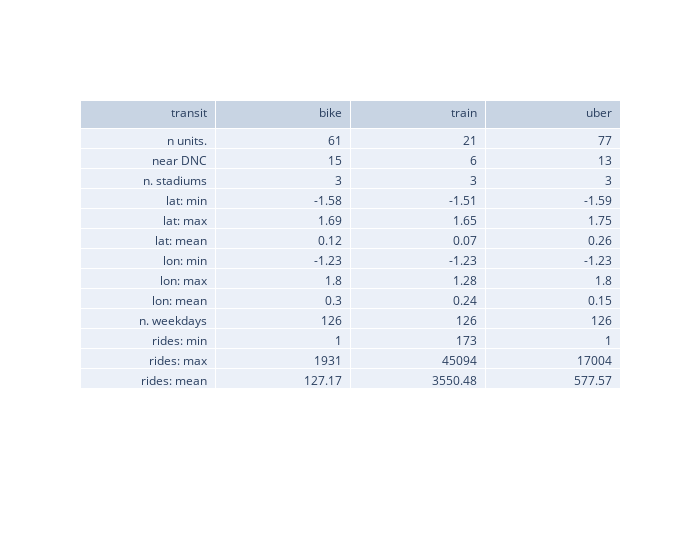

Write notebook code for a chart like this one.
### Code cell
plot_data = pd.concat([spacelike_stats(tract_panel), timelike_stats(tract_panel)])
plot_data
fig = go.Figure(data=[go.Table(
    header=dict(values=['transit'] + list(plot_data.columns),
                align='right'),
    cells=dict(values=[plot_data.index, plot_data.bike, plot_data.train, plot_data.uber],
               align='right'))
])
fig.update_layout(width=700)
fig.show()

### Figure 1 — Plotly figure (JSON) as saved in the notebook; plotly's stock layout.template omitted (floating-point values rounded to 4 significant figures)
{"data": [{"cells": {"align": "right", "values": [["n units.", "near DNC", "n. stadiums", "lat: min", "lat: max", "lat: mean", "lon: min", "lon: max", "lon: mean", "n. weekdays", "rides: min", "rides: max", "rides: mean"], [61, 15, 3, -1.58, 1.69, 0.12, -1.23, 1.8, 0.3, 126, 1, 1931, 127.2], [21, 6, 3, -1.51, 1.65, 0.07, -1.23, 1.28, 0.24, 126, 173, 45094, 3550.0], [77, 13, 3, -1.59, 1.75, 0.26, -1.23, 1.8, 0.15, 126, 1, 17004, 577.6]]}, "header": {"align": "right", "values": ["transit", "bike", "train", "uber"]}, "type": "table"}], "layout": {"width": 700}}
